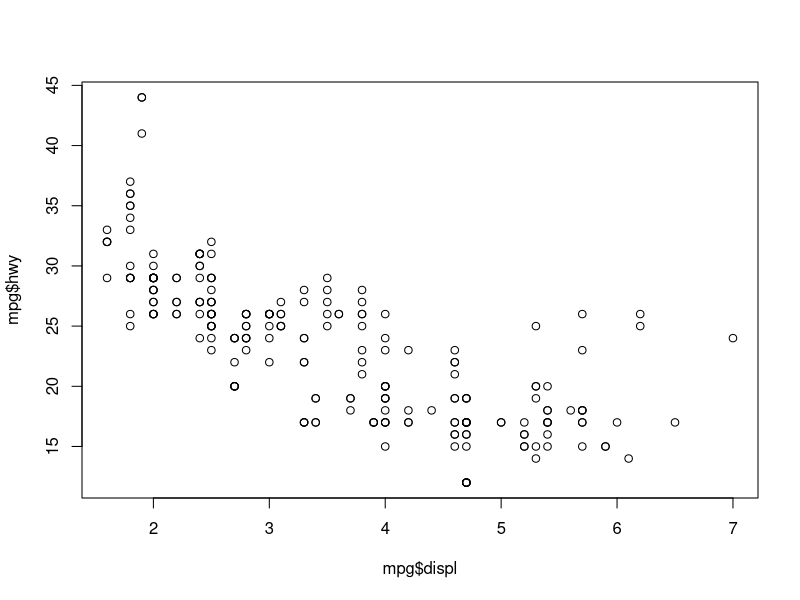
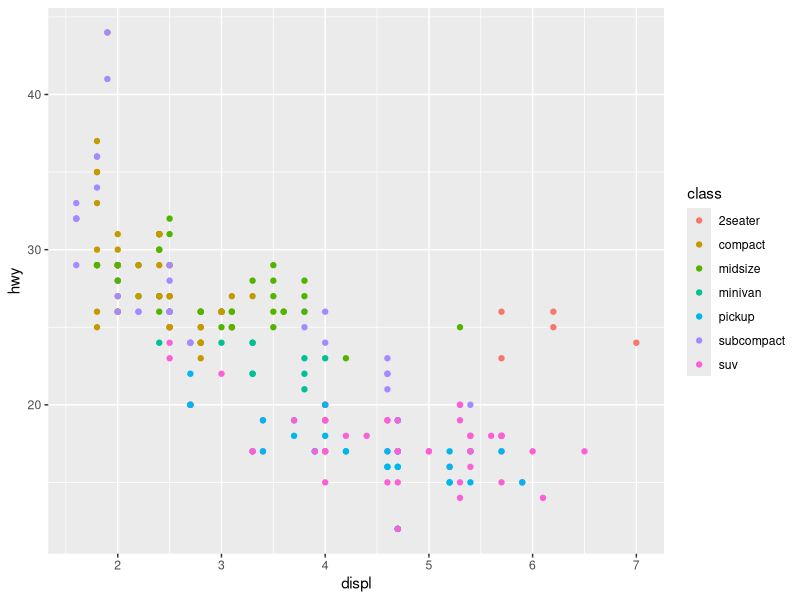
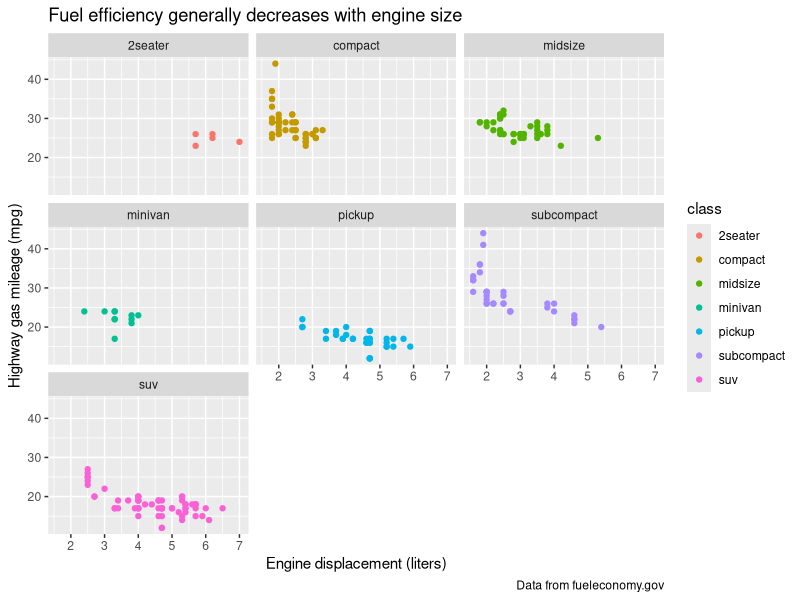
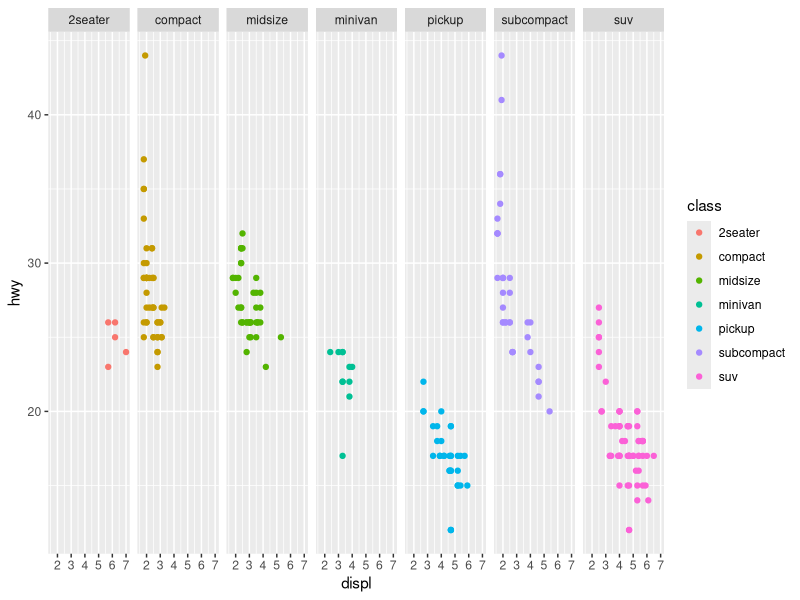
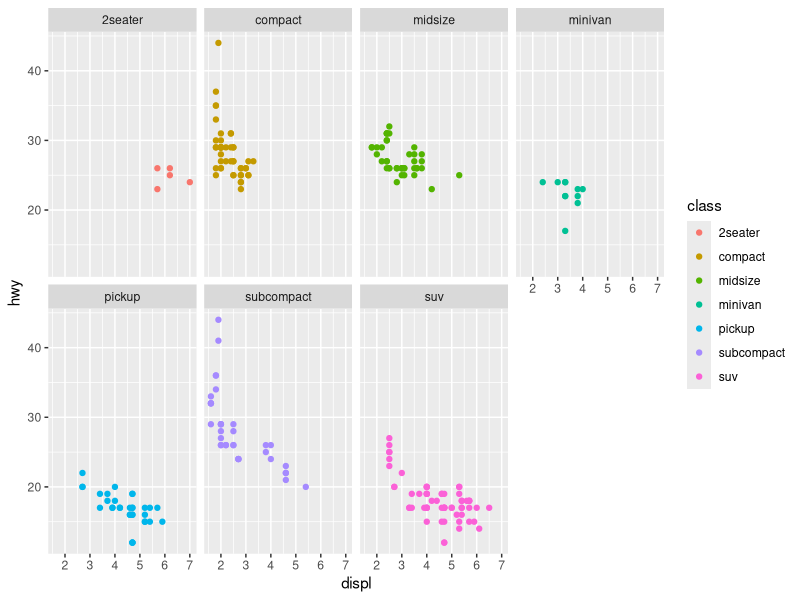
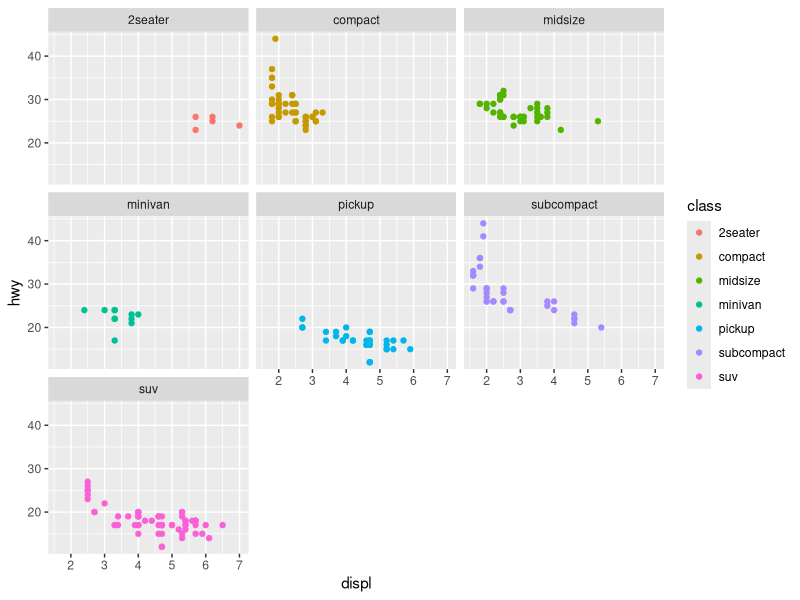
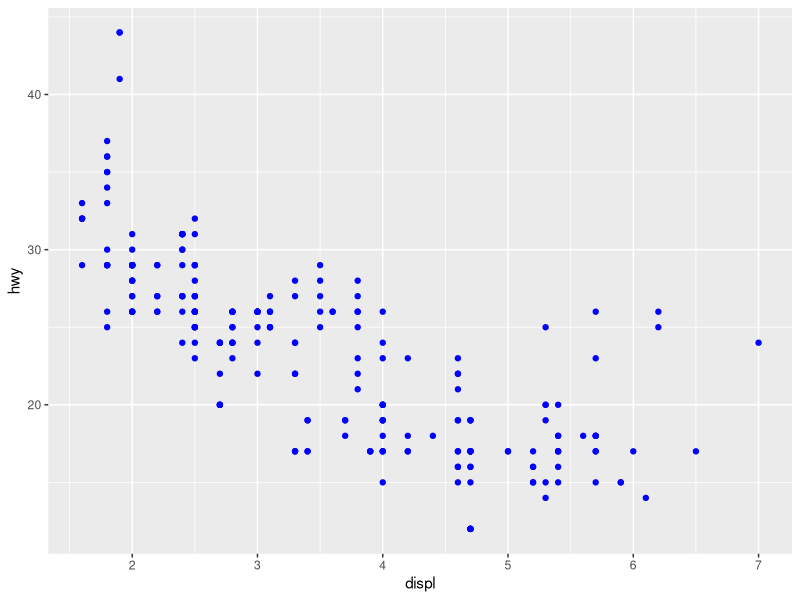

These figures' R source, in order:
## ---- chunk 1
knitr::opts_chunk$set(echo = TRUE)
## ---- chunk 2
library(tidyverse)
library(ggplot2)
data(mpg)
plot(mpg$displ, mpg$hwy)
ggplot(data=mpg)+
  geom_point(mapping = aes(x = displ, y = hwy, color = class))
## ---- chunk 3
ggplot(data=mpg)+
  geom_point(mapping = aes(x = displ, y = hwy, color = class)) +
  facet_wrap(~ class, nrow = 3) +
  labs(
    title = "Fuel efficiency generally decreases with engine size",
    caption = "Data from fueleconomy.gov",
    x="Engine displacement (liters)",
    y="Highway gas mileage (mpg)"
  )
## ---- chunk 4
p1 = ggplot(data=mpg) + 
  geom_point(mapping = aes(x = displ, y = hwy, color = class))

p1 + facet_wrap(~ class, nrow=1)
p1 + facet_wrap(~ class, nrow=2)
p1 + facet_wrap(~ class, nrow=3)
## ---- chunk 5
ggplot(data=mpg)+
  geom_point(mapping = aes(x=displ,y=hwy), color="blue")
